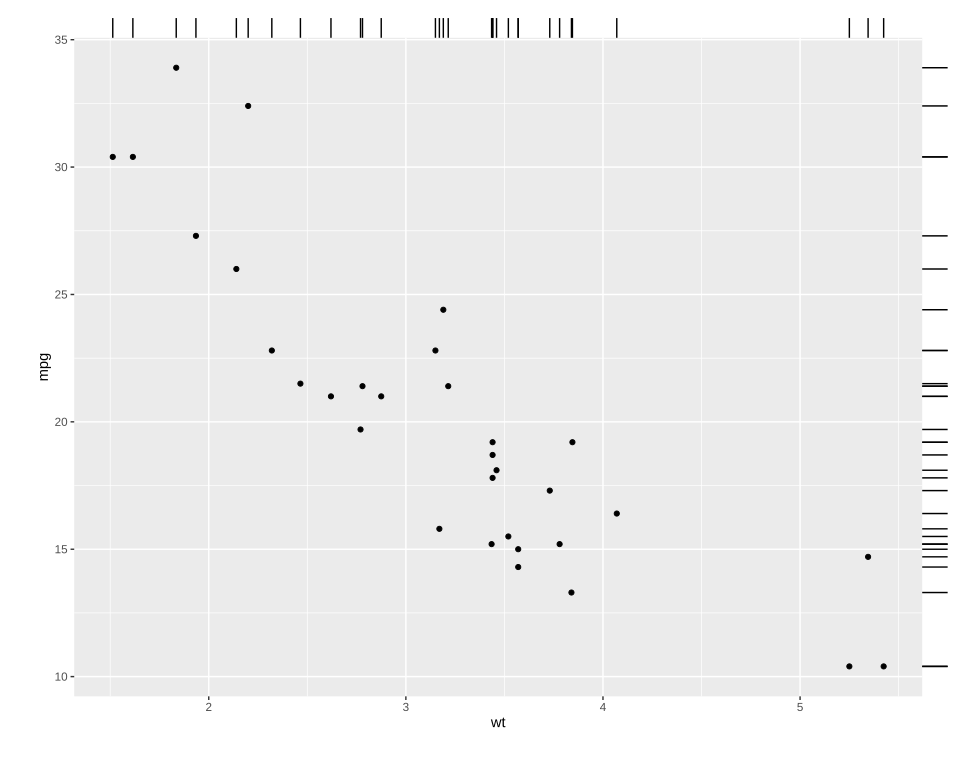

Source code (R):
# The plot test/golden/rug_outside_margin.svg draws, drawn by ggplot2 itself, as ggplot2's own
# visual tests draw their snapshots: the independent check on that golden whenever it changes. The
# suite never runs this; it needs R, ggplot2 and vdiffr, saved as the Docker image
# giggly-r:ggplot2-4.0.3. From the repository's root:
#
#   docker run --rm -v "$PWD/test/golden":/golden:ro giggly-r:ggplot2-4.0.3 \
#     Rscript /golden/rug_outside_margin.R > rug_outside_margin.ggplot2.svg
#
# and compare the two drawings element by element, as test/golden/line_missing.R does.
#
# The example on ggplot2's geom_rug reference page moving the rug outside along the top and the
# right: a centimetre of plot margin on every side leaves the lines room past the panel's edge.
# First checked with ggplot2 4.0.3 and vdiffr 1.0.9: every element and clip path matches, the x
# axis drawn before the y as in test/golden/point.svg.

library(ggplot2)

plot <- ggplot(mtcars, aes(wt, mpg)) +
  geom_point() +
  geom_rug(outside = TRUE, sides = "tr") +
  coord_cartesian(clip = "off") +
  theme_gray() +
  theme(plot.margin = margin_auto(1, unit = "cm"))

file <- tempfile(fileext = ".svg")
vdiffr::write_svg(plot, file)
cat(readLines(file), sep = "\n")
